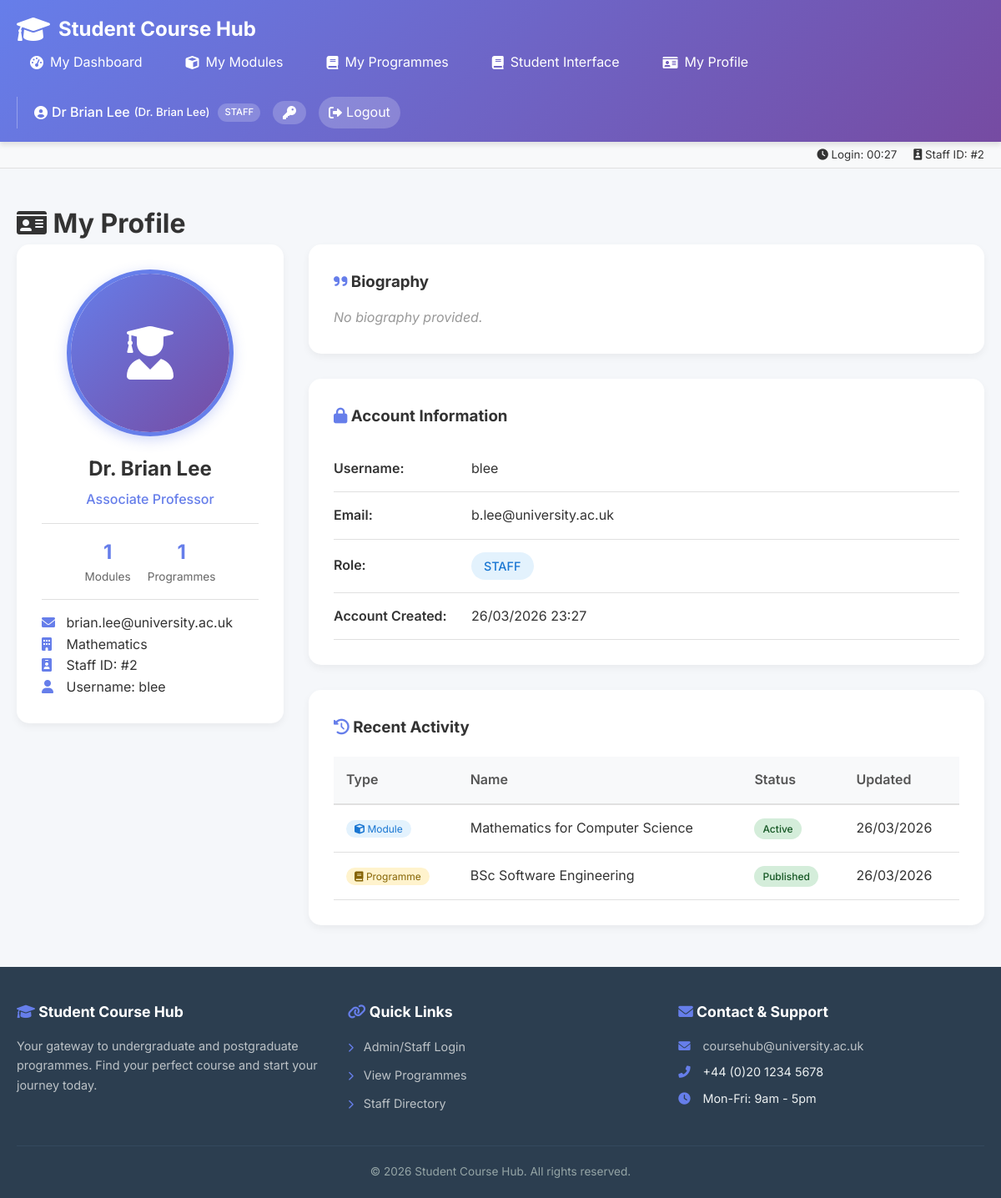
The app's page /profile.php (signed in) with its own data.
### tables this page shows
CREATE TABLE Staff (
    StaffID INT PRIMARY KEY,
    Name VARCHAR(100) NOT NULL,
    Title VARCHAR(100),
    Bio TEXT,
    Department VARCHAR(100),
    Photo VARCHAR(255),
    Email VARCHAR(100)
);

### profile.php (the view, shortened to what this page needs)
<?php
include '../includes/header.php';
$staff_query = "SELECT * FROM Staff WHERE StaffID = $staff_id";
$staff_result = mysqli_query($conn, $staff_query);
$staff = mysqli_fetch_assoc($staff_result);
$login_query = "SELECT * FROM AdminUsers WHERE StaffID = $staff_id";
$login_result = mysqli_query($conn, $login_query);
$login = mysqli_fetch_assoc($login_result);
$modules_count = mysqli_fetch_assoc(mysqli_query($conn, "SELECT COUNT(*) as count FROM Modules WHERE ModuleLeaderID = $staff_id"))['count'];
$programmes_count = mysqli_fetch_assoc(mysqli_query($conn, "SELECT COUNT(*) as count FROM Programmes WHERE ProgrammeLeaderID = $staff_id"))['count'];
$recent_query = "SELECT 'module' as type, ModuleName as name, Status, UpdatedAt as date
                 FROM Modules WHERE ModuleLeaderID = $staff_id
                 UNION ALL
                 SELECT 'programme' as type, ProgrammeName as name, Status, UpdatedAt as date
                 FROM Programmes WHERE ProgrammeLeaderID = $staff_id
                 ORDER BY date DESC LIMIT 10";
$recent_result = mysqli_query($conn, $recent_query);
?>
<div class="dashboard-title">
    <h1><i class="fas fa-id-card"></i> My Profile</h1>
</div>
<div style="display: grid; grid-template-columns: 320px 1fr; gap: 30px;">
    <div>
        <div style="background: white; border-radius: 15px; padding: 30px; box-shadow: 0 4px 10px rgba(0,0,0,0.05); text-align: center;">
            <div style="width: 200px; height: 200px; border-radius: 50%; margin: 0 auto 20px; overflow: hidden; border: 5px solid #667eea; box-shadow: 0 4px 15px rgba(102, 126, 234, 0.3);">
                <?php if (!empty($staff['Photo'])): ?>
                    <img src="<?php echo htmlspecialchars($staff['Photo']); ?>"
                         alt="<?php echo htmlspecialchars($staff['Name']); ?>"
                         style="width: 100%; height: 100%; object-fit: cover;">
                <?php else: ?>
                    <div style="width: 100%; height: 100%; background: linear-gradient(135deg, #667eea 0%, #764ba2 100%); display: flex; align-items: center; justify-content: center;">
                        <i class="fas fa-user-graduate" style="font-size: 4rem; color: white;"></i>
                    </div>
                <?php endif; ?>
            </div>
            <h2 style="margin-bottom: 5px;"><?php echo htmlspecialchars($staff['Name']); ?></h2>
            <p style="color: #667eea; font-weight: 500; margin-bottom: 15px;"><?php echo htmlspecialchars($staff['Title'] ?? 'Staff Member'); ?></p>
            <div style="display: flex; justify-content: center; gap: 20px; padding: 15px 0; border-top: 1px solid #e0e0e0; border-bottom: 1px solid #e0e0e0; margin: 15px 0;">
                <div style="text-align: center;">
                    <div style="font-size: 1.5rem; font-weight: 700; color: #667eea;"><?php echo $modules_count; ?></div>
                    <div style="font-size: 0.85rem; color: #666;">Modules</div>
                </div>
                <div style="text-align: center;">
                    <div style="font-size: 1.5rem; font-weight: 700; color: #667eea;"><?php echo $programmes_count; ?></div>
                    <div style="font-size: 0.85rem; color: #666;">Programmes</div>
                </div>
            </div>
            <div style="text-align: left;">
                <p><i class="fas fa-envelope" style="width: 25px; color: #667eea;"></i> <?php echo htmlspecialchars($staff['Email'] ?? 'Not provided'); ?></p>
                <p><i class="fas fa-building" style="width: 25px; color: #667eea;"></i> <?php echo htmlspecialchars($staff['Department'] ?? 'Not specified'); ?></p>
                <p><i class="fas fa-id-badge" style="width: 25px; color: #667eea;"></i> Staff ID: #<?php echo $staff['StaffID']; ?></p>
                <?php if ($login): ?>
                    <p><i class="fas fa-user" style="width: 25px; color: #667eea;"></i> Username: <?php echo htmlspecialchars($login['Username']); ?></p>
                <?php endif; ?>
            </div>
        </div>
    </div>
    <div>
        <div style="background: white; border-radius: 15px; padding: 30px; box-shadow: 0 4px 10px rgba(0,0,0,0.05); margin-bottom: 30px;">
            <h3 style="margin-bottom: 15px;"><i class="fas fa-quote-right" style="color: #667eea;"></i> Biography</h3>
            <?php if (!empty($staff['Bio'])): ?>
                <p style="line-height: 1.8; color: #555;"><?php echo nl2br(htmlspecialchars($staff['Bio'])); ?></p>
            <?php else: ?>
                <p style="color: #999; font-style: italic;">No biography provided.</p>
            <?php endif; ?>
        </div>
        <div style="background: white; border-radius: 15px; padding: 30px; box-shadow: 0 4px 10px rgba(0,0,0,0.05); margin-bottom: 30px;">
            <h3 style="margin-bottom: 20px;"><i class="fas fa-lock" style="color: #667eea;"></i> Account Information</h3>
            <table style="width: 100%;">
                <tr>
                    <td style="padding: 10px 0; font-weight: 600; width: 150px;">Username:</td>
                    <td><?php echo htmlspecialchars($login['Username'] ?? 'N/A'); ?></td>
                </tr>
                <tr>
                    <td style="padding: 10px 0; font-weight: 600;">Email:</td>
                    <td><?php echo htmlspecialchars($login['Email'] ?? 'N/A'); ?></td>
                </tr>
                <tr>
                    <td style="padding: 10px 0; font-weight: 600;">Role:</td>
                    <td>
                        <span class="role-badge" style="background: #e3f2fd; color: #1976d2; padding: 5px 15px; border-radius: 20px;">
                            <?php echo ucfirst($login['Role'] ?? 'staff'); ?>
                        </span>
                    </td>
                </tr>
                <tr>
                    <td style="padding: 10px 0; font-weight: 600;">Account Created:</td>
                    <td><?php echo isset($login['CreatedAt']) ? date('d/m/Y H:i', strtotime($login['CreatedAt'])) : 'N/A'; ?></td>
                </tr>
            </table>
        </div>
        <?php if (mysqli_num_rows($recent_result) > 0): ?>
        <div style="background: white; border-radius: 15px; padding: 30px; box-shadow: 0 4px 10px rgba(0,0,0,0.05);">
            <h3 style="margin-bottom: 20px;"><i class="fas fa-history" style="color: #667eea;"></i> Recent Activity</h3>
            <div style="max-height: 300px; overflow-y: auto;">
                <table style="width: 100%;">
                    <thead>
                        <tr>
                            <th>Type</th>
                            <th>Name</th>
                            <th>Status</th>
                            <th>Updated</th>
                        </tr>
                    </thead>
                    <tbody>
                        <?php while ($activity = mysqli_fetch_assoc($recent_result)): ?>
                        <tr>
                            <td>
                                <?php if ($activity['type'] == 'module'): ?>
                                    <span style="background: #e3f2fd; color: #1976d2; padding: 3px 10px; border-radius: 15px; font-size: 0.75rem;">
                                        <i class="fas fa-cube"></i> Module
                                    </span>
                                <?php else: ?>
                                    <span style="background: #fff3cd; color: #856404; padding: 3px 10px; border-radius: 15px; font-size: 0.75rem;">
                                        <i class="fas fa-book"></i> Programme
                                    </span>
                                <?php endif; ?>
                            </td>
                            <td><?php echo htmlspecialchars($activity['name']); ?></td>
                            <td>
                                <span class="status-badge status-<?php echo strtolower($activity['Status']); ?>">
                                    <?php echo ucfirst($activity['Status']); ?>
                                </span>
                            </td>
                            <td><?php echo date('d/m/Y', strtotime($activity['date'])); ?></td>
                        </tr>
                        <?php endwhile; ?>
                    </tbody>
                </table>
            </div>
        </div>
        <?php endif; ?>
    </div>
</div>
<?php include '../includes/footer.php'; ?>

### css/common.css (style rules this page uses)
* { margin: 0; padding: 0; box-sizing: border-box; }
body { font-family: 'Inter', sans-serif; background: #f5f7fa; color: #333; line-height: 1.6; }
.role-badge { display: inline-block; padding: 2px 8px; border-radius: 12px; font-size: 0.7rem; font-weight: 600; text-transform: uppercase; background: rgba(255,255,255,0.2); }
table { width: 100%; border-collapse: collapse; }
th { background: #f8f9fa; padding: 15px; text-align: left; font-weight: 600; color: #555; border-bottom: 2px solid #e0e0e0; }
td { padding: 15px; border-bottom: 1px solid #e0e0e0; vertical-align: middle; }
.status-badge { display: inline-block; padding: 4px 12px; border-radius: 20px; font-size: 0.8rem; font-weight: 500; }
.status-published, .status-active { background: #d4edda; color: #155724; }

### profile.php (style rules this page uses)
.role-badge { display: inline-block; padding: 5px 15px; border-radius: 20px; font-size: 0.9rem; font-weight: 500; }
.status-badge { display: inline-block; padding: 3px 10px; border-radius: 15px; font-size: 0.75rem; font-weight: 500; }
.status-active { background: #d4edda; color: #155724; }
.status-published { background: #d4edda; color: #155724; }

### records on screen
staff: Name "Dr. Brian Lee", Title "Associate Professor", Email "brian.lee@university.ac.uk", Department "Mathematics", StaffID "2"

### other values on screen
$current_user_name "Dr Brian Lee"
$staff_name "Dr. Brian Lee"
$current_user_role "STAFF"
date('H:i', $_SESSION['login_time']) "00:27"
$staff_id "2"
$modules_count "1"
$programmes_count "1"
$login['Username'] "blee"
$login['Email'] "b.lee@university.ac.uk"
$login['Role'] "STAFF"
date('d/m/Y H:i', strtotime($login['CreatedAt'])) "26/03/2026 23:27"
$activity['name'] "Mathematics for Computer Science"
$activity['Status'] "Active"
date('d/m/Y', strtotime($activity['date'])) "26/03/2026"
$activity['name'] "BSc Software Engineering"
